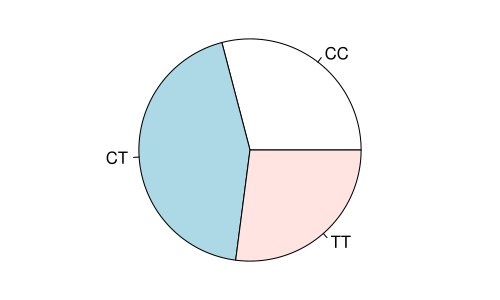

Here is the R script that generated this plot:
require(openintro)
require(oibiostat)
data(famuss)
###data(COL)

myPDF('famussPieChart.pdf' ,
     # 3, ###7,
      #3,
      mar = c(0, 0, 0, 0)
      #mgp = c(3.4, 0.7, 0)
      )
t <- table(famuss$actn3.r577x)
pie(t)

dev.off()
